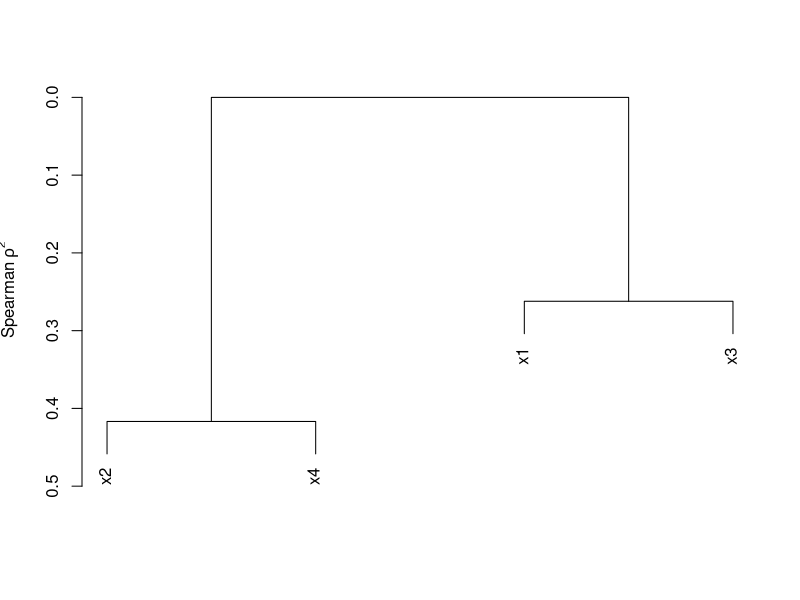
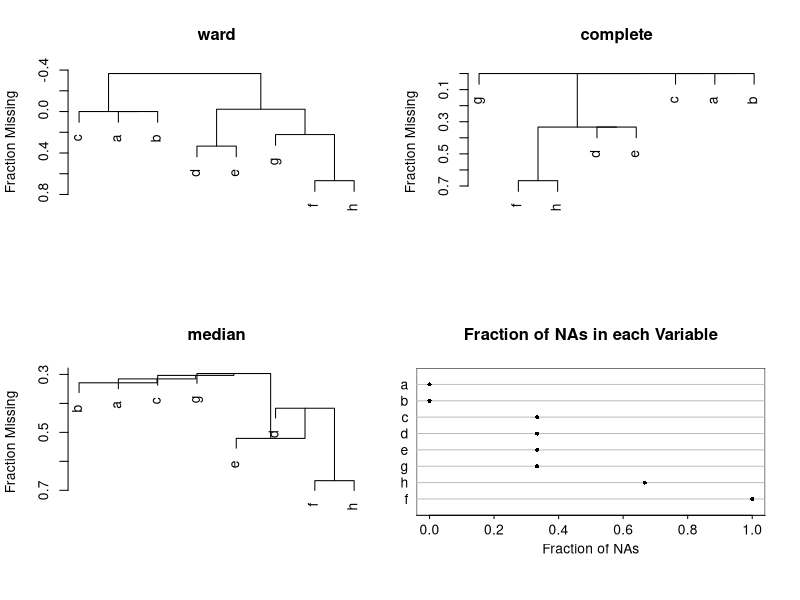
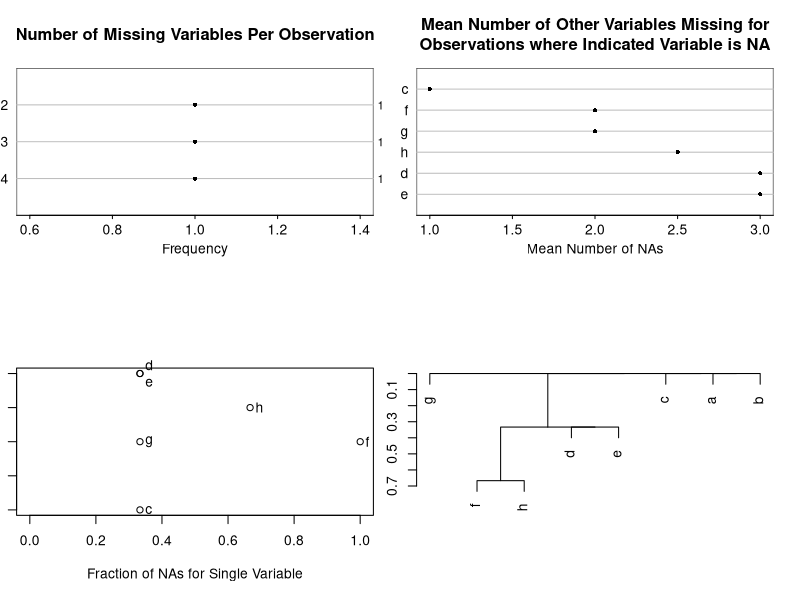
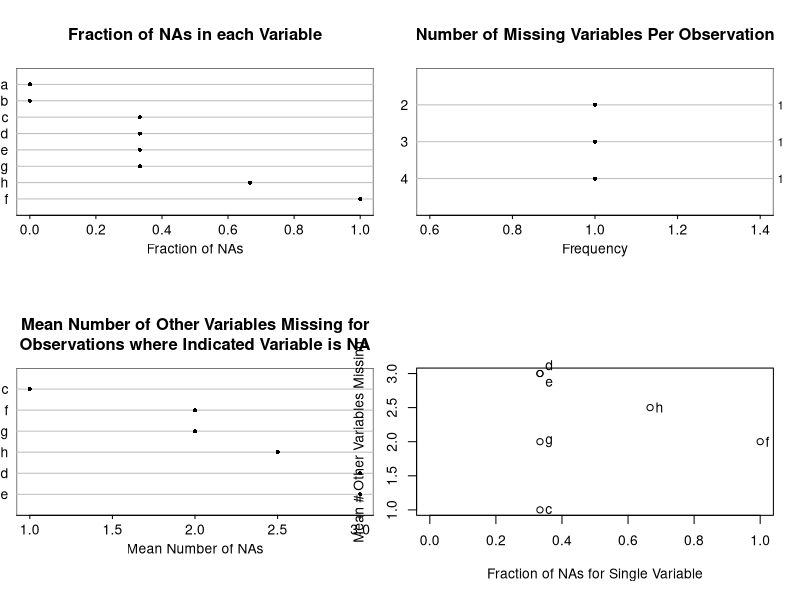
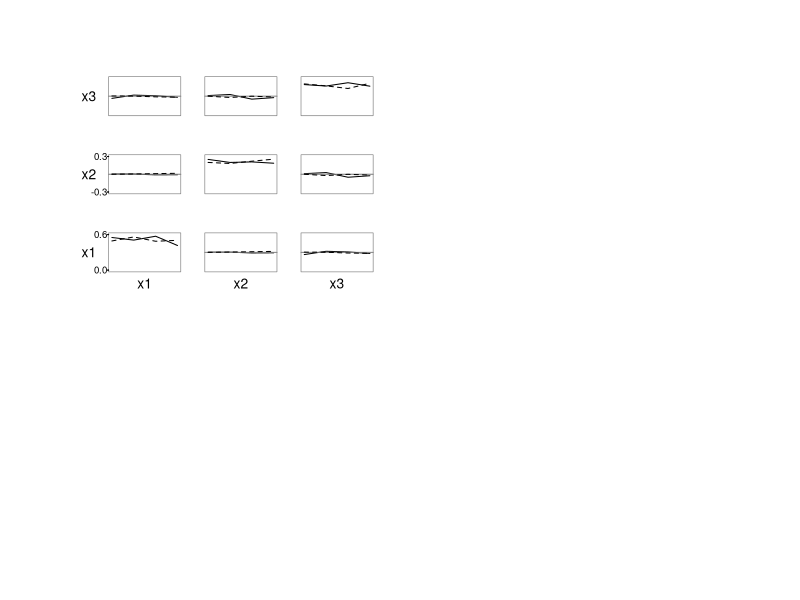

Source code (R) for these figures, in order:
library(Hmisc)


### Name: varclus
### Title: Variable Clustering
### Aliases: varclus print.varclus plot.varclus naclus naplot
###   combine.levels plotMultSim na.pattern
### Keywords: cluster multivariate category manip

### ** Examples

set.seed(1)
x1 <- rnorm(200)
x2 <- rnorm(200)
x3 <- x1 + x2 + rnorm(200)
x4 <- x2 + rnorm(200)
x <- cbind(x1,x2,x3,x4)
v <- varclus(x, similarity="spear")  # spearman is the default anyway
v    # invokes print.varclus
print(round(v$sim,2))
plot(v)


# plot(varclus(~ age + sys.bp + dias.bp + country - 1), abbrev=TRUE)
# the -1 causes k dummies to be generated for k countries
# plot(varclus(~ age + factor(disease.code) - 1))
#
#
# use varclus(~., data= fracmiss= maxlevels= minprev=) to analyze all
# "useful" variables - see dataframeReduce for details about arguments


df <- data.frame(a=c(1,2,3),b=c(1,2,3),c=c(1,2,NA),d=c(1,NA,3),
                 e=c(1,NA,3),f=c(NA,NA,NA),g=c(NA,2,3),h=c(NA,NA,3))
par(mfrow=c(2,2))
for(m in c("ward","complete","median")) {
  plot(naclus(df, method=m))
  title(m)
}
naplot(naclus(df))
n <- naclus(df)
plot(n); naplot(n)
na.pattern(df)      # builtin function


x <- c(1, rep(2,11), rep(3,9))
combine.levels(x)
x <- c(1, 2, rep(3,20))
combine.levels(x)


# plotMultSim example: Plot proportion of observations
# for which two variables are both positive (diagonals
# show the proportion of observations for which the
# one variable is positive).  Chance-correct the
# off-diagonals by subtracting the product of the
# marginal proportions.  On each subplot the x-axis
# shows month (0, 4, 8, 12) and there is a separate
# curve for females and males
d <- data.frame(sex=sample(c('female','male'),1000,TRUE),
                month=sample(c(0,4,8,12),1000,TRUE),
                x1=sample(0:1,1000,TRUE),
                x2=sample(0:1,1000,TRUE),
                x3=sample(0:1,1000,TRUE))
s <- array(NA, c(3,3,4))
opar <- par(mar=c(0,0,4.1,0))  # waste less space
for(sx in c('female','male')) {
  for(i in 1:4) {
    mon <- (i-1)*4
    s[,,i] <- varclus(~x1 + x2 + x3, sim='ccbothpos', data=d,
                      subset=d$month==mon & d$sex==sx)$sim
    }
  plotMultSim(s, c(0,4,8,12), vname=c('x1','x2','x3'),
              add=sx=='male', slimds=TRUE,
              lty=1+(sx=='male'))
  # slimds=TRUE causes separate  scaling for diagonals and
  # off-diagonals
}
par(opar)
